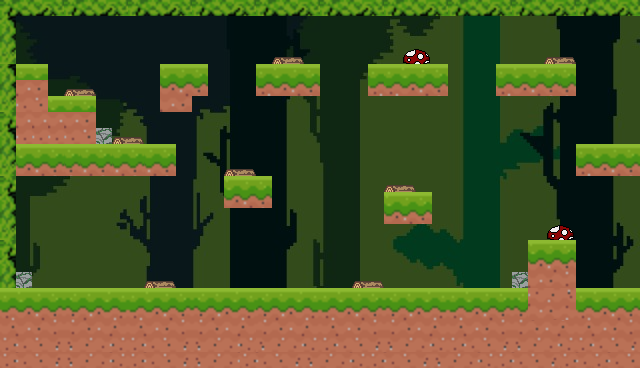

Tiled map render using the project's own tile images. Description and the map definition, with tile-layer contents summarised, below:
An orthogonal 40x23 tile map with 16x16 px tiles, 3 tile layers (BG, Objects, Tile Layer 1), 6 tilesets and 31 objects (10x Cheese, Player, Checkpoint).

<map version="1.10" tiledversion="1.11.0" orientation="orthogonal" renderorder="right-down" width="40" height="23" tilewidth="16" tileheight="16" infinite="0" nextlayerid="7" nextobjectid="69">
 <tileset firstgid="1" source="Bob the Rodent.tsx" />
 <tileset firstgid="243" source="../images/Objects/Forest/Vines.tsx" />
 <tileset firstgid="247" source="../images/Background/Forest.tsx" />
 <tileset firstgid="8287" source="../images/Objects/Forest/Logs.tsx" />
 <tileset firstgid="8291" source="../images/Objects/Forest/MossyRock.tsx" />
 <tileset firstgid="8295" source="../images/Objects/Forest/MRed.tsx" />
 <layer id="2" name="BG" width="40" height="23" opacity="0.36">
  <data>[920 cells, 920 non-empty, 920 distinct tile ids]</data>
 </layer>
 <layer id="4" name="Objects" width="40" height="23">
  <data>[920 cells, 34 non-empty, 14 distinct tile ids]</data>
 </layer>
 <layer id="1" name="Tile Layer 1" width="40" height="23">
  <data>[920 cells, 363 non-empty, 25 distinct tile ids]</data>
 </layer>
 <objectgroup id="5" name="Collisions" class="Collisions">
  <object id="1" x="576" y="144" width="64" height="32" />
  <object id="2" x="496" y="64" width="80" height="32" />
  <object id="3" x="528" y="240" width="48" height="48" />
  <object id="4" x="16" y="288" width="624" height="80" />
  <object id="7" x="224" y="176" width="48" height="32" />
  <object id="8" x="384" y="192" width="48" height="32" />
  <object id="9" x="256" y="64" width="64" height="32" />
  <object id="10" x="160" y="64" width="48" height="32" />
  <object id="11" x="16" y="144" width="160" height="32" />
  <object id="12" x="16" y="96" width="80" height="48" />
  <object id="13" x="16" y="64" width="32" height="32" />
  <object id="14" x="0" y="0" width="640" height="16" />
  <object id="15" x="0" y="16" width="16" height="352" />
  <object id="16" x="640" y="0" width="16" height="368" />
  <object id="47" x="16" y="272" width="16" height="16" />
  <object id="63" x="160" y="96" width="32" height="16" />
  <object id="65" x="368" y="64" width="80" height="32" />
  <object id="66" x="512" y="272" width="16" height="16" />
  <object id="67" x="96" y="128" width="16" height="16" />
 </objectgroup>
 <objectgroup id="6" name="Spawnpoints">
  <object id="31" name="Player" type="Player" x="48" y="224" width="32" height="32" />
  <object id="34" name="Cheese" type="Cheese" x="240" y="224" width="64" height="64" />
  <object id="36" name="Cheese" type="Cheese" x="512" y="176" width="64" height="64" />
  <object id="37" name="Cheese" type="Cheese" x="384" y="128" width="64" height="64" />
  <object id="38" name="Cheese" type="Cheese" x="208" y="112" width="64" height="64" />
  <object id="39" name="Cheese" type="Cheese" x="0" y="0" width="64" height="64" />
  <object id="40" name="Cheese" type="Cheese" x="160" y="0" width="64" height="64" />
  <object id="41" name="Cheese" type="Cheese" x="256" y="0" width="64" height="64" />
  <object id="42" name="Cheese" type="Cheese" x="384" y="0" width="64" height="64" />
  <object id="43" name="Cheese" type="Cheese" x="96" y="80" width="64" height="64" />
  <object id="44" name="Cheese" type="Cheese" x="336" y="224" width="64" height="64" />
  <object id="46" name="Checkpoint" type="Checkpoint" x="592" y="96" width="48" height="48" />
 </objectgroup>
</map>
